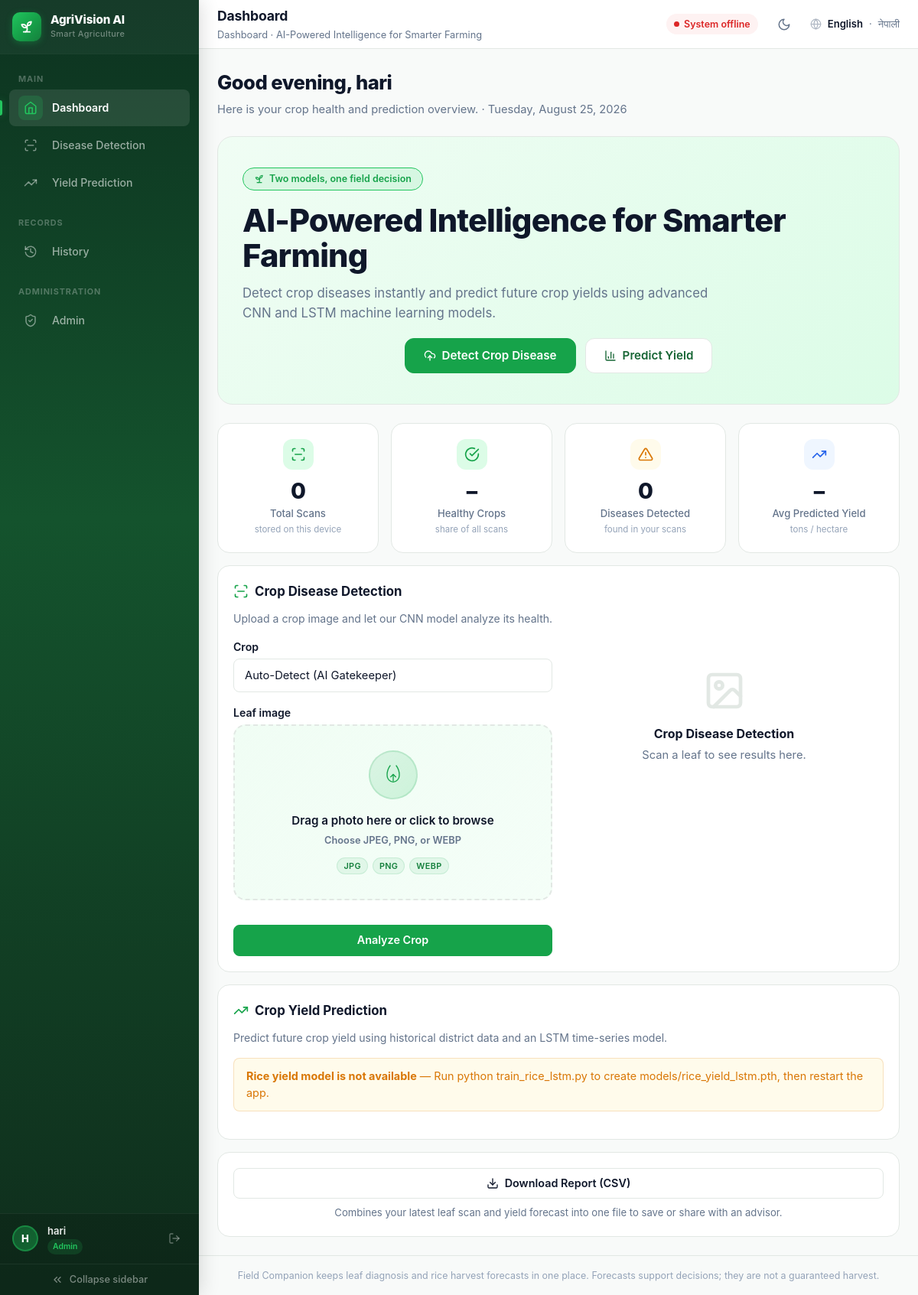
The page / (signed in) on the database its author committed.
### tables this page shows
CREATE TABLE users (
                id INTEGER PRIMARY KEY AUTOINCREMENT,
                name TEXT NOT NULL,
                email TEXT NOT NULL UNIQUE,
                password_hash TEXT NOT NULL,
                role TEXT NOT NULL DEFAULT 'farmer',
                created_at TEXT NOT NULL DEFAULT CURRENT_TIMESTAMP
            );

### app.py (the view)
@app.route("/")
def index():
    return render_template(
        "index.html",
        crops=SPECIES_CROPS,
        gatekeeper_crop=GATEKEEPER_CROP,
        yield_model_ready=yield_model_ready,
        rice_places=yield_pipeline.places if yield_model_ready else [],
    )

### templates/index.html (shortened to what this page needs)
{% extends "base.html" %}
{% block page_name %}{{ t('nav_dashboard') }}{% endblock %}
{% block breadcrumb %}<p class="breadcrumb">{{ t('nav_dashboard') }} · {{ t('hero_headline') }}</p>{% endblock %}
{% block content %}
<div class="page-head">
    <h2><span id="greet-line"></span></h2>
    <p>{{ t('dash_subtitle') }} · <span id="today-date" class="muted"></span></p>
</div>
<section class="hero reveal">
    <span class="hero-pill">
        <svg class="icon" style="width:14px;height:14px" stroke-linecap="round" stroke-linejoin="round"><use href="#i-sprout"/></svg>
        {{ t('home_eyebrow') }}
    </span>
    <h2>{{ t('hero_headline') }}</h2>
    <p>{{ t('hero_sub') }}</p>
    <div class="hero-actions">
        <a class="btn btn-hero" href="#disease-panel">
            <svg class="icon" style="width:16px;height:16px;stroke:#fff" stroke-linecap="round" stroke-linejoin="round"><use href="#i-upload"/></svg>
            {{ t('cta_detect') }}
        </a>
        <a class="btn btn-hero-ghost" href="#yield-panel">
            <svg class="icon" style="width:16px;height:16px" stroke-linecap="round" stroke-linejoin="round"><use href="#i-chart"/></svg>
            {{ t('cta_predict') }}
        </a>
    </div>
</section>
<div class="grid-4 reveal">
    <div class="kpi-card">
        <div class="kpi-top">
            <span class="kpi-icon"><svg class="icon" stroke-linecap="round" stroke-linejoin="round"><use href="#i-scan"/></svg></span>
        </div>
        <span class="kpi-value" id="kpi-scans">0</span>
        <span class="kpi-label">{{ t('kpi_scans') }}</span>
        <span class="kpi-sub">{{ t('kpi_local_note') }}</span>
    </div>
    <div class="kpi-card">
        <div class="kpi-top">
            <span class="kpi-icon"><svg class="icon" stroke-linecap="round" stroke-linejoin="round"><use href="#i-check-circle"/></svg></span>
        </div>
        <span class="kpi-value" id="kpi-healthy">–</span>
        <span class="kpi-label">{{ t('kpi_healthy') }}</span>
        <span class="kpi-sub">{{ t('kpi_of_scans') }}</span>
    </div>
    <div class="kpi-card">
        <div class="kpi-top">
            <span class="kpi-icon amber"><svg class="icon" stroke-linecap="round" stroke-linejoin="round"><use href="#i-alert"/></svg></span>
        </div>
        <span class="kpi-value" id="kpi-diseased">0</span>
        <span class="kpi-label">{{ t('kpi_diseases') }}</span>
        <span class="kpi-sub">{{ t('kpi_detected_note') }}</span>
    </div>
    <div class="kpi-card">
        <div class="kpi-top">
            <span class="kpi-icon blue"><svg class="icon" stroke-linecap="round" stroke-linejoin="round"><use href="#i-trending"/></svg></span>
        </div>
        <span class="kpi-value" id="kpi-yield">–</span>
        <span class="kpi-label">{{ t('kpi_avg_yield') }}</span>
        <span class="kpi-sub">{{ t('unit_tons_hectare') }}</span>
    </div>
</div>
<div class="card" id="disease-panel" style="margin-top:var(--sp-4)">
    <div class="card-title">
        <svg class="icon" stroke-linecap="round" stroke-linejoin="round"><use href="#i-scan"/></svg>
        {{ t('detect_title') }}
    </div>
    <p class="card-sub">{{ t('detect_sub') }}</p>
    <div class="grid-2">
        <form id="disease-form" class="form-grid">
            <div class="field">
                <label for="crop-select">{{ t('label_crop') }}</label>
                <select id="crop-select" name="crop" required title="{{ t('crop_select_title') }}">
                    <option value="auto">{{ t('label_auto_detect') }}</option>
                </select>
            </div>
            <div class="field">
                <label for="disease-image">{{ t('label_leaf_image') }}</label>
                <div class="file-input-wrapper">
                    <label for="disease-image" class="dropzone" id="file-drop">
                        <div class="dz-logo">
                            <svg class="dz-logo-icon" fill="none" stroke="currentColor" stroke-width="1.8" stroke-linecap="round" stroke-linejoin="round"><use href="#i-leaf-upload"/></svg>
                        </div>
                        <span class="dz-main" id="drop-text">{{ t('js_drop_hint') }}</span>
                        <span class="dz-sub">{{ t('choose_image') }}</span>
                        <span class="dz-formats">
                            <span class="format-chip">JPG</span>
                            <span class="format-chip">PNG</span>
                            <span class="format-chip">WEBP</span>
                        </span>
                    </label>
                </div>
            </div>
            <button type="submit" class="btn btn-primary btn-block" id="scan-btn">
                {{ t('btn_analyze_crop') }}
            </button>
        </form>
        <div>
            <div id="disease-empty" class="empty-state">
                <svg class="icon" stroke-linecap="round" stroke-linejoin="round"><use href="#i-image"/></svg>
                <span class="empty-title">{{ t('detect_title') }}</span>
                <p>{{ t('result_empty_hint') }}</p>
            </div>
        </div>
    </div>
</div>
<div class="card" id="yield-panel" style="margin-top:var(--sp-4)">
    <div class="card-title">
        <svg class="icon" stroke-linecap="round" stroke-linejoin="round"><use href="#i-trending"/></svg>
        {{ t('yield_page_title') }}
    </div>
    <p class="card-sub">{{ t('yield_page_sub') }}</p>
    {% if yield_model_ready %}
    <div class="grid-2">
        <form id="yield-form" class="form-grid">
            <div class="field">
                <label for="yield-location">{{ t('label_yield_place') }}</label>
                <select id="yield-location" required>
                    <option value="">{{ t('choose_region') }}</option>
                    {% for place in rice_places %}
                        <option value="{{ place|lower }}">{{ place }}</option>
                    {% endfor %}
                </select>
                <span class="field-error">{{ t('choose_region_first') }}</span>
            </div>
            <button type="submit" class="btn btn-dark btn-block" id="yield-btn">
                <span class="spinner" aria-hidden="true"></span>
                {{ t('btn_predict_yield') }}
            </button>
            <p class="muted" style="font-size:.82rem">
                <svg class="icon" style="width:13px;height:13px;vertical-align:-2px" stroke-linecap="round" stroke-linejoin="round"><use href="#i-info"/></svg>
                {{ t('yield_input_note') }}
            </p>
        </form>
        <div>
            <div id="yield-empty" class="empty-state">
                <svg class="icon" stroke-linecap="round" stroke-linejoin="round"><use href="#i-chart"/></svg>
                <span class="empty-title">{{ t('yield_page_title') }}</span>
                <p>{{ t('yield_empty_hint') }}</p>
            </div>
            <div id="yield-result" class="result-panel hidden" aria-live="polite">
                <div class="yield-hero">
                    <span class="yh-label">{{ t('predicted_yield_label') }}</span>
                    <div>
                        <span id="result-yield" class="yh-value">0.00</span>
                        <span class="yh-unit"> {{ t('unit_tons_hectare') }}</span>
                    </div>
                    <span class="yield-delta" id="yield-delta"></span>
                    <p class="yh-note" id="yield-explanation"></p>
                </div>
                <div class="trend-wrap">
                    <canvas id="yield-trend-chart" height="190"></canvas>
                </div>
            </div>
            <div id="yield-error" class="error-box hidden" role="alert">
                <svg class="icon" stroke-linecap="round" stroke-linejoin="round"><use href="#i-alert"/></svg>
                <span id="yield-error-text"></span>
            </div>
            <div id="yield-loading" class="loading-line hidden">{{ t('loading_harvest') }}</div>
        </div>
    </div>
    {% else %}
    <div class="alert alert-warning">
        <strong>{{ t('lstm_missing_title') }}</strong> — {{ t('lstm_missing_body') }}
    </div>
    {% endif %}
</div>
<div class="card mt-4" style="margin-top:var(--sp-4)">
    <button type="button" id="download-report" class="btn btn-outline btn-block">
        <svg class="icon" style="width:16px;height:16px" stroke-linecap="round" stroke-linejoin="round"><use href="#i-download"/></svg>
        {{ t('btn_download_report') }}
    </button>
    <p class="muted" style="font-size:.82rem;text-align:center;margin-top:var(--sp-2)">{{ t('download_report_hint') }}</p>
</div>
{% endblock %}

### templates/base.html (shortened to what this page needs)
<!DOCTYPE html>
<html lang="{{ lang }}">
<head>
    <link rel="stylesheet" href="{{ url_for('static', filename='css/style.css', v='20260826-dark-v1') }}">
</head>
<body data-user="{{ user['name'] if user else '' }}">
<div class="shell" id="shell">
    <aside class="sidebar" id="sidebar" aria-label="Main navigation">
        <div class="sidebar-top">
            <a class="brand" href="{{ url_for('index') }}">
                <span class="brand-logo" aria-hidden="true">
                    <svg class="icon" fill="none" stroke="currentColor" stroke-width="2" stroke-linecap="round" stroke-linejoin="round"><use href="#i-sprout"/></svg>
                </span>
                <span class="brand-text">
                    <span class="brand-name">AgriVision AI</span>
                    <span class="brand-tag">Smart Agriculture</span>
                </span>
            </a>
        </div>
        <nav class="sidebar-nav">
            <div class="nav-section">
                <span class="nav-section-label">{{ t('nav_section_main') }}</span>
                <a href="{{ url_for('index') }}" class="{% if request.path == '/' %}active{% endif %}">
                    <span class="nav-icon-wrap">
                        <svg class="icon" fill="none" stroke="currentColor" stroke-width="2" stroke-linecap="round" stroke-linejoin="round"><use href="#i-home"/></svg>
                    </span>
                    <span class="nav-label">{{ t('nav_dashboard') }}</span>
                </a>
                <a href="{{ url_for('index') }}#disease-panel" class="{% if request.path == '/' and request.args.get('focus') == 'disease' %}active{% endif %}">
                    <span class="nav-icon-wrap">
                        <svg class="icon" fill="none" stroke="currentColor" stroke-width="2" stroke-linecap="round" stroke-linejoin="round"><use href="#i-scan"/></svg>
                    </span>
                    <span class="nav-label">{{ t('nav_disease') }}</span>
                </a>
                <a href="{{ url_for('index') }}#yield-panel" class="{% if request.path == '/' and request.args.get('focus') == 'yield' %}active{% endif %}">
                    <span class="nav-icon-wrap">
                        <svg class="icon" fill="none" stroke="currentColor" stroke-width="2" stroke-linecap="round" stroke-linejoin="round"><use href="#i-trending"/></svg>
                    </span>
                    <span class="nav-label">{{ t('nav_yield') }}</span>
                </a>
            </div>
            {% if user and user['role'] in ('analyst', 'admin') %}
            <div class="nav-section">
                <span class="nav-section-label">{{ t('nav_section_records') }}</span>
                <a href="{{ url_for('history') }}" class="{% if request.path == '/history' %}active{% endif %}">
                    <span class="nav-icon-wrap">
                        <svg class="icon" fill="none" stroke="currentColor" stroke-width="2" stroke-linecap="round" stroke-linejoin="round"><use href="#i-history"/></svg>
                    </span>
                    <span class="nav-label">{{ t('nav_history') }}</span>
                </a>
            </div>
            {% endif %}
            {% if user and user['role'] == 'admin' %}
            <div class="nav-section">
                <span class="nav-section-label">{{ t('nav_section_admin') }}</span>
                <a href="{{ url_for('admin_dashboard') }}" class="{% if request.path == '/admin' %}active{% endif %}">
                    <span class="nav-icon-wrap">
                        <svg class="icon" fill="none" stroke="currentColor" stroke-width="2" stroke-linecap="round" stroke-linejoin="round"><use href="#i-shield"/></svg>
                    </span>
                    <span class="nav-label">{{ t('nav_admin') }}</span>
                </a>
            </div>
            {% endif %}
        </nav>
        {% if user %}
        <div class="sidebar-user">
            <div class="sidebar-avatar">{{ user['name'][:1] | upper }}</div>
            <div class="sidebar-user-meta">
                <span class="sidebar-user-name">{{ user['name'] }}</span>
                <span class="sidebar-user-role badge badge-sm">{{ user['role'] }}</span>
            </div>
            <a href="{{ url_for('logout') }}" class="sidebar-logout" title="{{ t('nav_sign_out') }}">
                <svg class="icon" fill="none" stroke="currentColor" stroke-width="2" stroke-linecap="round" stroke-linejoin="round"><use href="#i-logout"/></svg>
            </a>
        </div>
        {% endif %}
        <button class="sidebar-collapse-btn" id="collapse-btn" type="button" title="{{ t('collapse_sidebar') }}" aria-label="{{ t('collapse_sidebar') }}">
            <svg class="icon" fill="none" stroke="currentColor" stroke-width="2" stroke-linecap="round" stroke-linejoin="round"><use href="#i-chevrons-left"/></svg>
            <span class="chev-label">{{ t('collapse_sidebar') }}</span>
        </button>
    </aside>
    <div class="main-wrap">
        <header class="header">
            <div class="header-title">
                <h1 class="header-heading">{% block page_name %}{{ t('nav_dashboard') }}{% endblock %}</h1>
                {% block breadcrumb %}<p class="breadcrumb">AgriVision AI · Dashboard</p>{% endblock %}
            </div>
            <div class="header-actions">
                <span class="health-chip" id="health-chip" role="status" title="API status">
                    <span class="dot" aria-hidden="true"></span>
                    <span class="chip-text" id="health-text">{{ t('js_status_online') }}</span>
                </span>
                <button class="theme-toggle" id="theme-toggle" type="button" aria-label="Toggle dark mode" title="Toggle theme">
                    <svg class="icon icon-moon" fill="none" stroke="currentColor" stroke-width="2" stroke-linecap="round" stroke-linejoin="round"><use href="#i-moon"/></svg>
                </button>
                <span class="lang-switch">
                    <svg class="icon" fill="none" stroke="currentColor" stroke-width="2" stroke-linecap="round" stroke-linejoin="round"><use href="#i-globe"/></svg>
                    {% for code in supported_languages %}
                        {% if code == lang %}
                            <strong>{{ language_labels[code] }}</strong>
                        {% else %}
                            <a href="{{ url_for('set_language', lang_code=code) }}">{{ language_labels[code] }}</a>
                        {% endif %}
                        {% if not loop.last %}<span aria-hidden="true">·</span>{% endif %}
                    {% endfor %}
                </span>
            </div>
        </header>
        <main class="main">
            {% block content %}{% endblock %}
        </main>
        <footer class="footer">{{ t('footer_note') }}</footer>
    </div>
</div>
</body>
</html>

### rows shown on the page
users: role "Admin", name "H", name "hari"

### other values the page prints
{{ t('nav_section_main') }} "MAIN"
{{ t('nav_dashboard') }} "Dashboard"
{{ t('nav_disease') }} "Disease Detection"
{{ t('nav_yield') }} "Yield Prediction"
{{ t('nav_section_records') }} "RECORDS"
{{ t('nav_history') }} "History"
{{ t('nav_section_admin') }} "ADMINISTRATION"
{{ t('collapse_sidebar') }} "Collapse sidebar"
{{ t('hero_headline') }} "AI-Powered Intelligence for Smarter Farming"
{{ language_labels[code] }} "English"
{{ language_labels[code] }} "नेपाली"
{{ t('dash_subtitle') }} "Here is your crop health and prediction overview."
{{ t('home_eyebrow') }} "Two models, one field decision"
{{ t('hero_sub') }} "Detect crop diseases instantly and predict future crop yields using advanced CNN and LSTM machine learning models."
{{ t('cta_detect') }} "Detect Crop Disease"
